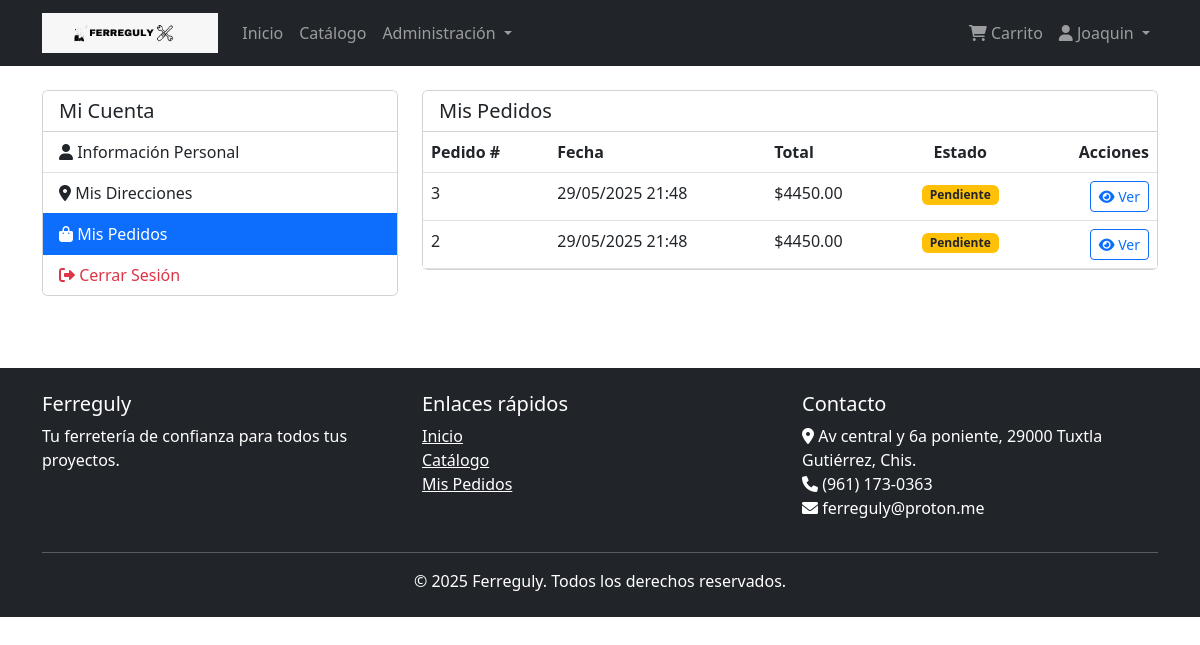
Screenshot of /pedidos/mis-pedidos/ (signed in) with the database file from the repository.
### usuarios/models.py (models this page shows, shortened)
class Usuario(AbstractBaseUser, PermissionsMixin):
    id_usuario = models.AutoField(primary_key=True)
    nombre = models.CharField(max_length=35)
    apellidos = models.CharField(max_length=50)
    email = models.EmailField(max_length=45, unique=True)
    telefono = models.CharField(max_length=10, null=True, blank=True)
    tipo_usuario = models.CharField(
        max_length=15,
        choices=[('cliente', 'Cliente'), ('administrador', 'Administrador')],
        default='cliente'
    )
    fecha_registro = models.DateTimeField(default=timezone.now)
    activo = models.BooleanField(default=True)
    is_staff = models.BooleanField(default=False)
    is_active = models.BooleanField(default=True)
    USERNAME_FIELD = 'email'
    REQUIRED_FIELDS = ['nombre', 'apellidos']
    objects = UsuarioManager()
    class Meta:
        db_table = 'usuario'
        verbose_name = 'Usuario'
        verbose_name_plural = 'Usuarios'

### pedidos/models.py (models this page shows, shortened)
class Pedido(models.Model):
    ESTADOS_CHOICES = [
        ('pendiente', 'Pendiente'),
        ('pagado', 'Pagado'),
        ('enviado', 'Enviado'),
        ('entregado', 'Entregado'),
        ('cancelado', 'Cancelado'),
    ]
    id_pedido = models.AutoField(primary_key=True)
    id_usuario = models.ForeignKey(Usuario, on_delete=models.RESTRICT, related_name='pedidos')
    id_direccion_envio = models.ForeignKey(
        Direccion,
        on_delete=models.SET_NULL,
        related_name='pedidos',
        null=True,
        blank=True
    )
    fecha_pedido = models.DateTimeField(default=timezone.now)
    subtotal = models.DecimalField(max_digits=10, decimal_places=2)
    total = models.DecimalField(max_digits=10, decimal_places=2)
    estado = models.CharField(max_length=15, choices=ESTADOS_CHOICES, default='pendiente')
    class Meta:
        db_table = 'pedido'
        verbose_name = 'Pedido'
        verbose_name_plural = 'Pedidos'
        indexes = [
            models.Index(fields=['id_usuario'], name='idx_pedido_usuario'),
            models.Index(fields=['fecha_pedido'], name='idx_pedido_fecha'),
        ]

### pedidos/views.py (the view)
# urls.py: path('mis-pedidos/', views.PedidoListView.as_view(), name='pedidos_lista'),
class PedidoListView(LoginRequiredMixin, ListView):
    model = Pedido
    template_name = 'pedidos/lista.html'
    context_object_name = 'pedidos'
    def get_queryset(self):
        return Pedido.objects.filter(id_usuario=self.request.user).order_by('-fecha_pedido')

### templates/pedidos/lista.html (shortened to what this page needs)
{% extends 'base.html' %}
{% block content %}
<div class="row">
    <div class="col-md-4 mb-4">
        <div class="card">
            <div class="card-header bg-white">
                <h5 class="mb-0">Mi Cuenta</h5>
            </div>
            <div class="list-group list-group-flush">
                <a href="{% url 'perfil' %}" class="list-group-item list-group-item-action">
                    <i class="fas fa-user"></i> Información Personal
                </a>
                <a href="{% url 'direcciones_lista' %}" class="list-group-item list-group-item-action">
                    <i class="fas fa-map-marker-alt"></i> Mis Direcciones
                </a>
                <a href="{% url 'pedidos_lista' %}" class="list-group-item list-group-item-action active">
                    <i class="fas fa-shopping-bag"></i> Mis Pedidos
                </a>
                <a href="{% url 'logout' %}" class="list-group-item list-group-item-action text-danger">
                    <i class="fas fa-sign-out-alt"></i> Cerrar Sesión
                </a>
            </div>
        </div>
    </div>
    <div class="col-md-8">
        <div class="card">
            <div class="card-header bg-white">
                <h5 class="mb-0">Mis Pedidos</h5>
            </div>
            <div class="card-body p-0">
                {% if pedidos %}
                    <div class="table-responsive">
                        <table class="table table-hover mb-0">
                            <thead>
                                <tr>
                                    <th>Pedido #</th>
                                    <th>Fecha</th>
                                    <th>Total</th>
                                    <th class="text-center">Estado</th>
                                    <th class="text-end">Acciones</th>
                                </tr>
                            </thead>
                            <tbody>
                                {% for pedido in pedidos %}
                                    <tr>
                                        <td>{{ pedido.id_pedido }}</td>
                                        <td>{{ pedido.fecha_pedido|date:"d/m/Y H:i" }}</td>
                                        <td>${{ pedido.total }}</td>
                                        <td class="text-center">
                                            {% if pedido.estado == 'pendiente' %}
                                                <span class="badge bg-warning text-dark">Pendiente</span>
                                            {% elif pedido.estado == 'pagado' %}
                                                <span class="badge bg-info">Pagado</span>
                                            {% elif pedido.estado == 'enviado' %}
                                                <span class="badge bg-primary">Enviado</span>
                                            {% elif pedido.estado == 'entregado' %}
                                                <span class="badge bg-success">Entregado</span>
                                            {% elif pedido.estado == 'cancelado' %}
                                                <span class="badge bg-danger">Cancelado</span>
                                            {% endif %}
                                        </td>
                                        <td class="text-end">
                                            <a href="{% url 'pedido_detalle' pedido.id_pedido %}" class="btn btn-outline-primary btn-sm">
                                                <i class="fas fa-eye"></i> Ver
                                            </a>
                                        </td>
                                    </tr>
                                {% endfor %}
                            </tbody>
                        </table>
                    </div>
                {% endif %}
            </div>
        </div>
    </div>
</div>
{% endblock %}

### templates/base.html (shortened to what this page needs)
{% load static %}
<!DOCTYPE html>
<html lang="es">
<head>
    <link href="https://cdn.jsdelivr.net/npm/bootstrap@5.3.0-alpha1/dist/css/bootstrap.min.css" rel="stylesheet">
    <link rel="stylesheet" href="https://cdnjs.cloudflare.com/ajax/libs/font-awesome/6.0.0/css/all.min.css">
</head>
<body>
    <nav class="navbar navbar-expand-lg navbar-dark bg-dark">
        <div class="container">
            <a class="navbar-brand" href="{% url 'inicio' %}">
                <img src="{% static 'img/ferreguly.jpeg' %}" alt="Ferreguly Logo" style="height: 40px; width: auto;">
            </a>
            <div class="collapse navbar-collapse" id="navbarNav">
                <ul class="navbar-nav me-auto">
                    <li class="nav-item">
                        <a class="nav-link" href="{% url 'inicio' %}">Inicio</a>
                    </li>
                    <li class="nav-item">
                        <a class="nav-link" href="{% url 'catalogo' %}">Catálogo</a>
                    </li>
                    {% if user.is_authenticated %}
                        {% if user.tipo_usuario == 'administrador' %}
                            <li class="nav-item dropdown">
                                <a class="nav-link dropdown-toggle" href="#" role="button" data-bs-toggle="dropdown">
                                    Administración
                                </a>
                            </li>
                        {% endif %}
                    {% endif %}
                </ul>
                <ul class="navbar-nav">
                    {% if user.is_authenticated %}
                        <li class="nav-item">
                            <a class="nav-link" href="{% url 'carrito_lista' %}">
                                <i class="fas fa-shopping-cart"></i> Carrito
                            </a>
                        </li>
                        <li class="nav-item dropdown">
                            <a class="nav-link dropdown-toggle" href="#" role="button" data-bs-toggle="dropdown">
                                <i class="fas fa-user"></i> {{ user.nombre }}
                            </a>
                        </li>
                    {% endif %}
                </ul>
            </div>
        </div>
    </nav>
    <main class="container my-4">
        {% block content %}{% endblock %}
    </main>
    <footer class="bg-dark text-white py-4 mt-5">
        <div class="container">
            <div class="row">
                <div class="col-md-4">
                    <h5>Ferreguly</h5>
                    <p>Tu ferretería de confianza para todos tus proyectos.</p>
                </div>
                <div class="col-md-4">
                    <h5>Enlaces rápidos</h5>
                    <ul class="list-unstyled">
                        <li><a href="{% url 'inicio' %}" class="text-white">Inicio</a></li>
                        <li><a href="{% url 'catalogo' %}" class="text-white">Catálogo</a></li>
                        {% if user.is_authenticated %}
                            <li><a href="{% url 'pedidos_lista' %}" class="text-white">Mis Pedidos</a></li>
                        {% else %}
                            <li><a href="{% url 'login' %}" class="text-white">Iniciar Sesión</a></li>
                        {% endif %}
                    </ul>
                </div>
                <div class="col-md-4">
                    <h5>Contacto</h5>
                    <address>
                        <i class="fas fa-map-marker-alt"></i> Av central y 6a poniente, 29000 Tuxtla Gutiérrez, Chis.<br>
                        <i class="fas fa-phone"></i> (961) 173-0363<br>
                        <i class="fas fa-envelope"></i> ferreguly@proton.me
                    </address>
                </div>
            </div>
            <hr>
            <div class="row">
                <div class="col-12 text-center">
                    <p class="mb-0">&copy; {% now "Y" %} Ferreguly. Todos los derechos reservados.</p>
                </div>
            </div>
        </div>
    </footer>
</body>
</html>

### rows the page displays
Usuario: nombre "Joaquin"
Pedido: id_pedido "3", fecha_pedido "29/05/2025 21:48", total "4450.00", estado "Pendiente"
Pedido: id_pedido "2", fecha_pedido "29/05/2025 21:48", total "4450.00", estado "Pendiente"
